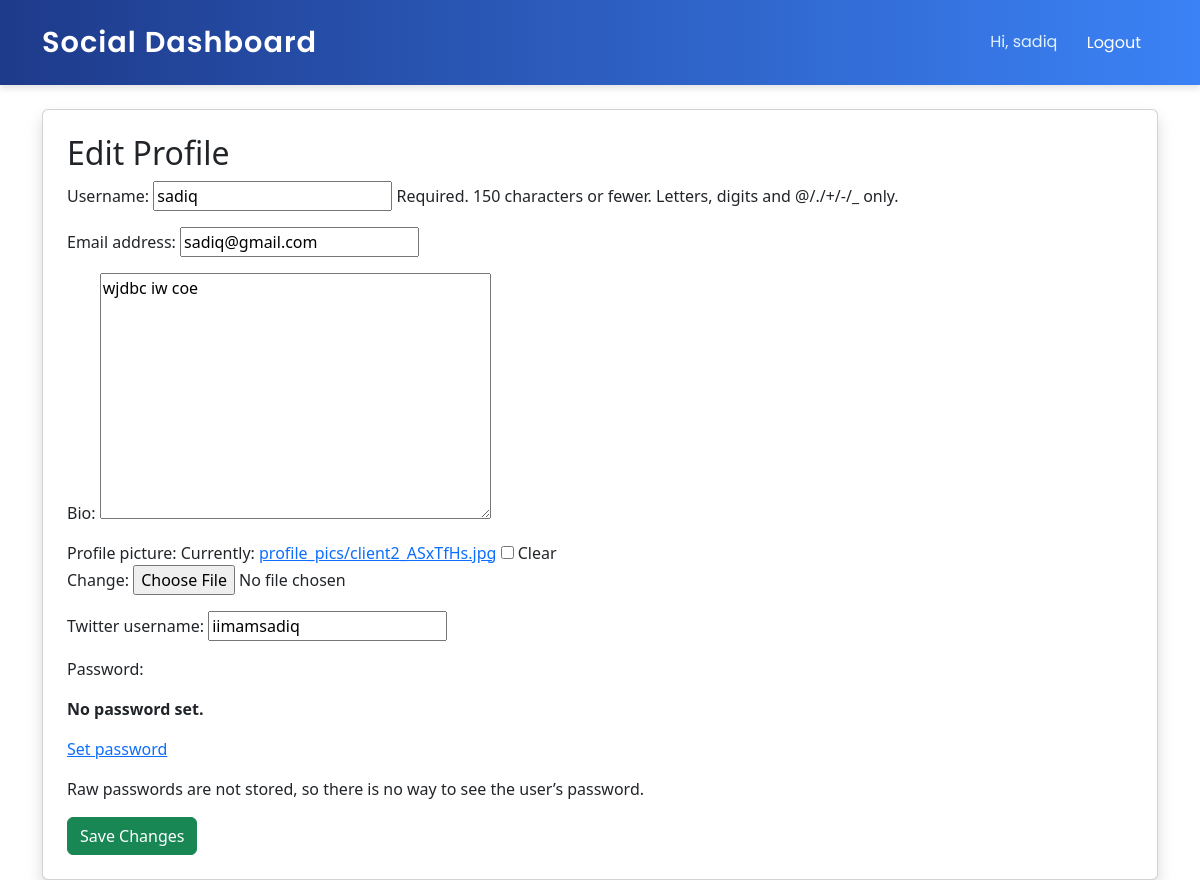
Page /users/profile/edit/ (signed in) on the committed database.
### users/models.py (models this page shows, shortened)
class CustomUser(AbstractUser):
    bio = models.TextField(blank=True)
    profile_picture = models.ImageField(upload_to='profile_pics/', blank=True, null=True)
    twitter_username = models.CharField(max_length=255, blank=True, null=True)

### users/views.py (the view)
# urls.py: path('profile/edit/', views.profile_edit_view, name='edit_profile'),
@login_required
def profile_edit_view(request):
    if request.method == 'POST':
        form = CustomUserChangeForm(request.POST, request.FILES, instance=request.user)
        if form.is_valid():
            form.save()
            return redirect('users:profile')
    else:
        form = CustomUserChangeForm(instance=request.user)
    return render(request, 'users/edit_profile.html', {'form': form})

### users/forms.py
class CustomUserChangeForm(UserChangeForm):
    class Meta:
        model = CustomUser
        fields = ('username', 'email', 'bio', 'profile_picture','twitter_username')

### users/templates/users/edit_profile.html (shortened to what this page needs)
{% extends 'users/base.html' %}
{% block content %}
<div class="card p-4 shadow">
    <h2>Edit Profile</h2>
    <form method="POST" enctype="multipart/form-data">
        {{ form.as_p }}
        <button type="submit" class="btn btn-success">Save Changes</button>
    </form>
</div>
{% endblock %}

### users/templates/users/base.html (shortened to what this page needs)
<!DOCTYPE html>
<html lang="en">
<head>
    <link href="https://cdn.jsdelivr.net/npm/bootstrap@5.3.0/dist/css/bootstrap.min.css" rel="stylesheet">
</head>
<body>
    <nav class="navbar navbar-expand-lg navbar-dark bg-dark mb-4">
        <div class="container">
            <a class="navbar-brand" href="{% url 'users:profile' %}">Social Dashboard</a>
            <div>
                {% if user.is_authenticated %}
                    <span class="text-white me-2">Hi, {{ user.username }}</span>
                    <form action="{% url 'users:logout' %}" method="post" style="display:inline;">
                         <button type="submit" class="btn btn-link">Logout</button>
                    </form>
                {% else %}
                    <a href="{% url 'users:login' %}" class="btn btn-outline-light btn-sm">Login</a>
                {% endif %}
            </div>
        </div>
    </nav>
    <div class="container">
        {% block content %}{% endblock %}
    </div>
</body>
</html>

### users/templates/users/base.html (style rules this page uses)
.navbar { background: linear-gradient(90deg, #1e3a8a, #3b82f6); box-shadow: 0 4px 6px rgba(0, 0, 0, 0.1); padding: 1rem 0; font-family: 'Poppins', sans-serif; }
.navbar-brand { font-size: 1.8rem; font-weight: 600; color: #ffffff !important; letter-spacing: 1px; transition: transform 0.3s ease, color 0.3s ease; }
.navbar .text-white { font-size: 1rem; font-weight: 400; color: #e0f2fe !important; }
.btn-link { color: #ffffff !important; text-decoration: none; font-weight: 400; padding: 0.5rem 1rem; border-radius: 5px; transition: background-color 0.3s ease, color 0.3s ease; }

### rows in the picture
CustomUser: username "sadiq", email "sadiq@gmail.com", bio "wjdbc iw coe", twitter_username "iimamsadiq"
